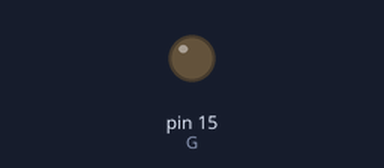
The sketch below on a simulated Arduino Uno, built with avr-gcc and run on an emulated ATmega328P. On the bench: output pins drawn as LEDs (lit = HIGH).

Above: at 1.0 s.
At 5.5 s:
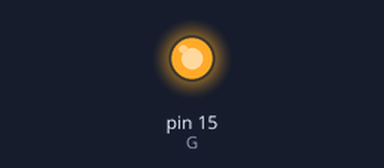
Timing chart, 0 to 11.7 s (numbered marks = the images above):
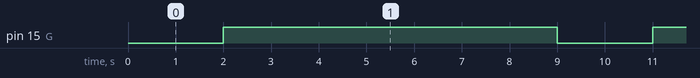

Measured:
- by itself, pin 15 (G): alternates HIGH for 7.0 s and LOW for 2.0 s

The sketch:

12_analogWrite_GLED.ino
```cpp
int G = 15;

void setup() {
  // put your setup code here, to run once:
pinMode(G, OUTPUT);
}

void loop() {
  // put your main code here, to run repeatedly:
analogWrite(G,13);//255=>100% 0~255 5%=13
delay(1000);
analogWrite(G,77);//30%
delay(1000);
analogWrite(G,154);//60%
delay(1000);
analogWrite(G,231);//90%
delay(1000);
analogWrite(G,255);//100%
delay(5000);
}
```
